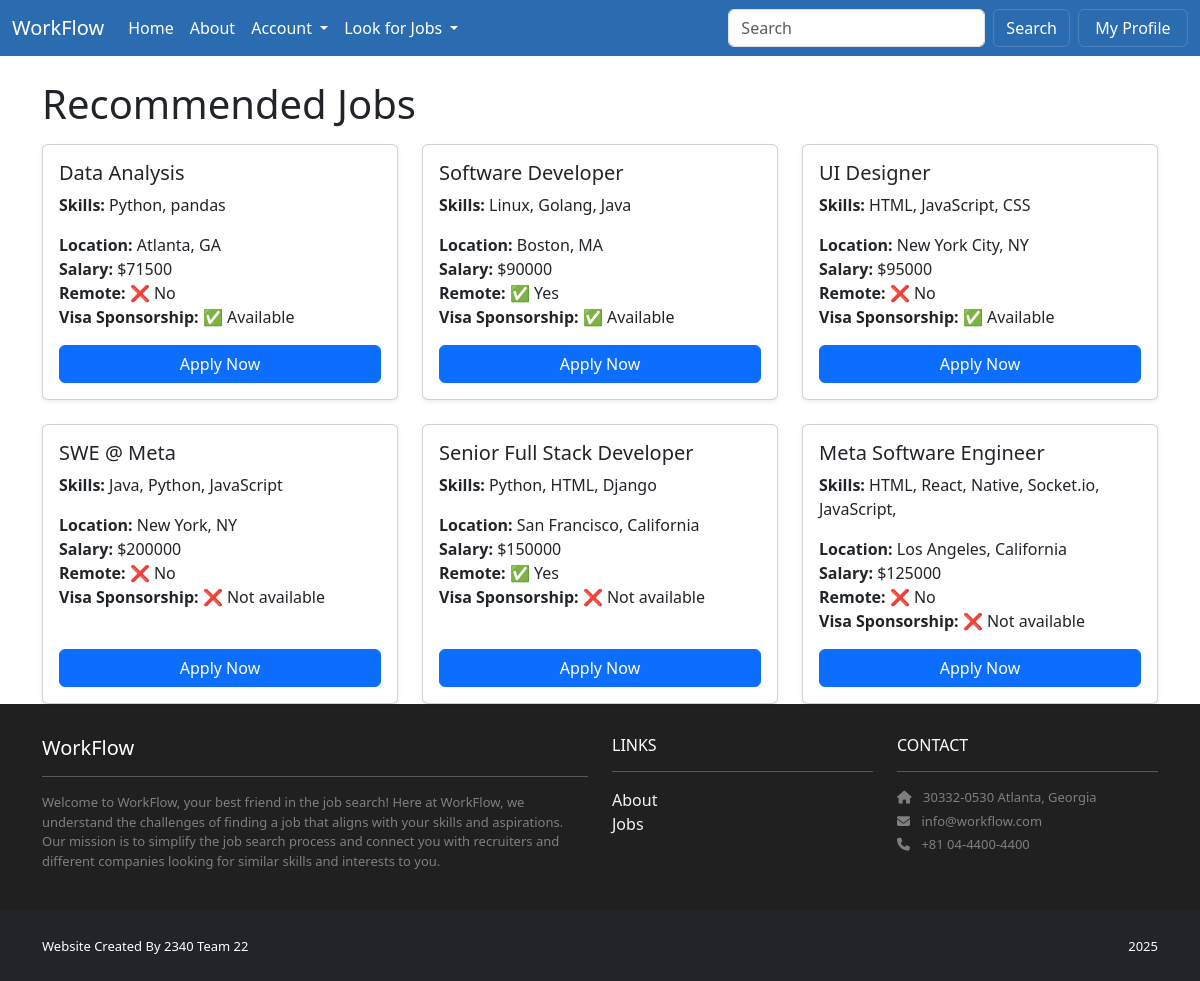
The app's page /recommended/ (signed in) with its own data.
### jobs/models.py (models this page shows, shortened)
class Job(models.Model):
    title = models.CharField(max_length=200)
    skills = models.TextField()
    location = models.CharField(max_length=300)
    salary = models.IntegerField()
    is_remote = models.BooleanField(default=False)
    visa_sponsorship = models.BooleanField(default=False)
    created_date = models.DateTimeField(default=timezone.now)
    recruiter = models.ForeignKey(
        settings.AUTH_USER_MODEL,
        on_delete=models.CASCADE,
        related_name='jobs'
    )

### recommended/views.py (the view)
# urls.py: path('', views.index, name='home.index'),
@login_required
def index(request):
	user_profile = request.user.profile
	skills_input = user_profile.skills if user_profile else ""
	jobs = None
	if skills_input:
		terms = [t.strip() for t in skills_input.split(",") if t.strip()]
		q = Q()
		for t in terms:
			q |= Q(skills__icontains=t)
		jobs = Job.objects.filter(q).distinct()
	return render(request, "recommended/index.html", {"jobs": jobs, "skills": skills_input})

### accounts/models.py (called while the page is built)
    @property
    def is_seeker(self):
        return self.role == self.Roles.SEEKER

    @property
    def is_recruiter(self):
        return self.role == self.Roles.RECRUITER

### recommended/templates/recommended/index.html
{% extends "base.html" %}
{% block content %}
<div class="container mt-4">
    <h1 class="mb-3">Recommended Jobs</h1>
	{% if user.is_authenticated %}
		{% if jobs %}
			<div class="row g-4">
				{% for job in jobs %}
					<div class="col-md-6 col-lg-4">
						<div class="card h-100 shadow-sm">
							<div class="card-body d-flex flex-column">
								<h5 class="card-title">{{ job.title }}</h5>
								<p class="card-text">
									<strong>Skills:</strong> {{ job.skills|linebreaksbr }}
								</p>
								<ul class="list-unstyled mb-3">
									<li><strong>Location:</strong> {{ job.location }}</li>
									<li><strong>Salary:</strong> ${{ job.salary }}</li>
									<li>
										<strong>Remote:</strong>
										{% if job.is_remote %} ✅ Yes {% else %} ❌ No {% endif %}
									</li>
									<li>
										<strong>Visa Sponsorship:</strong>
										{% if job.visa_sponsorship %} ✅ Available {% else %} ❌ Not available {% endif %}
									</li>
								</ul>
								<a href="{% url 'apply_to_job' job.id %}" class="btn btn-primary mt-auto w-100">Apply Now</a>
							</div>
						</div>
					</div>
				{% endfor %}
			</div>
		{% else %}
			<p class="text-muted">No jobs match your profile skills yet. Enter skills in your profile to begin receiving recommendations</p>
		{% endif %}
	{% endif %}
</div>
{% endblock content %}

### jobproject/templates/base.html (style rules this page uses)
html, body { height: 100%; }
body { display: flex; flex-direction: column; min-height: 100vh; }

### records on screen
Job: title "Data Analysis", skills "Python, pandas", location "Atlanta, GA", salary "71500", is_remote "❌ No", visa_sponsorship "✅ Available"
Job: title "Software Developer", skills "Linux, Golang, Java", location "Boston, MA", salary "90000", is_remote "✅ Yes", visa_sponsorship "✅ Available"
Job: title "UI Designer", skills "HTML, JavaScript, CSS", location "New York City, NY", salary "95000", is_remote "❌ No", visa_sponsorship "✅ Available"
Job: title "SWE @ Meta", skills "Java, Python, JavaScript", location "New York, NY", salary "200000", is_remote "❌ No", visa_sponsorship "❌ Not available"
Job: title "Senior Full Stack Developer", skills "Python, HTML, Django", location "San Francisco, California", salary "150000", is_remote "✅ Yes", visa_sponsorship "❌ Not available"
Job: title "Meta Software Engineer", skills "HTML, React, Native, Socket.io, JavaScript,", location "Los Angeles, California", salary "125000", is_remote "❌ No", visa_sponsorship "❌ Not available"
